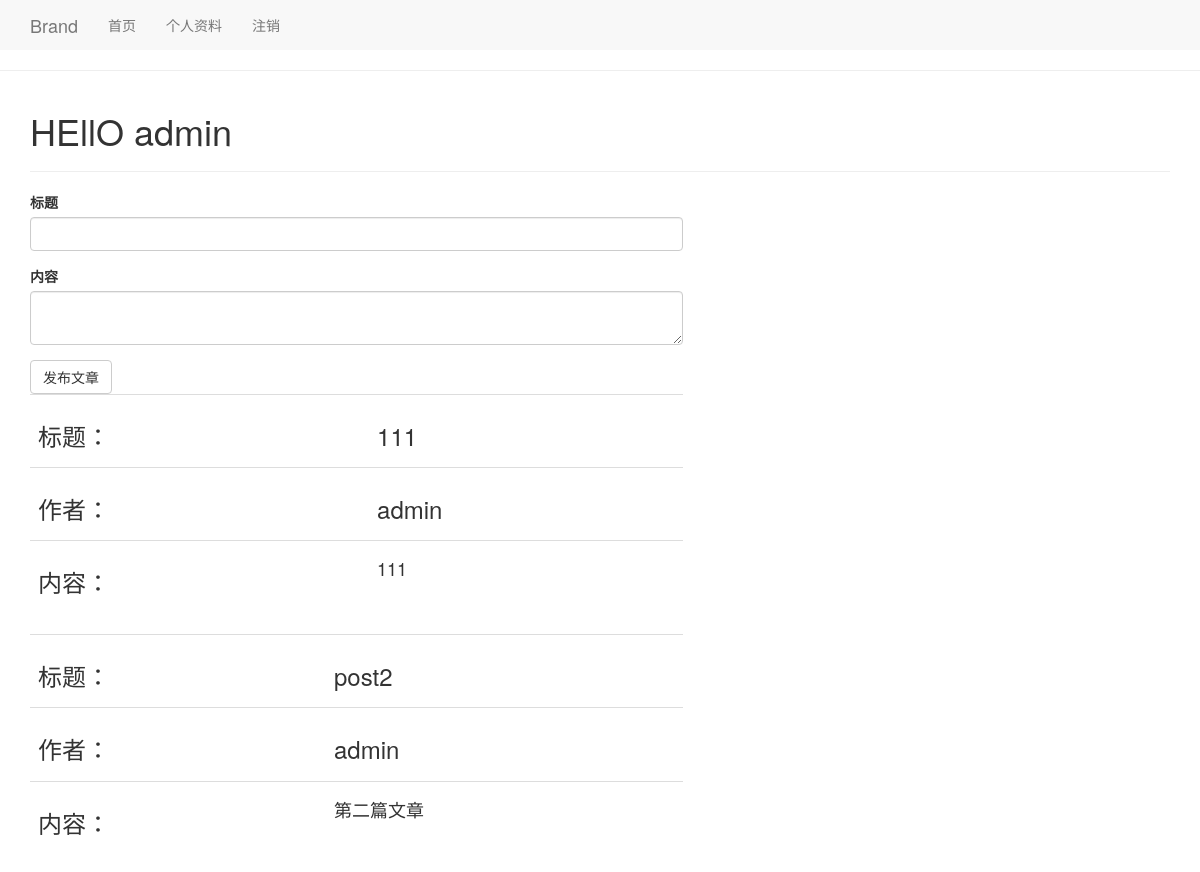
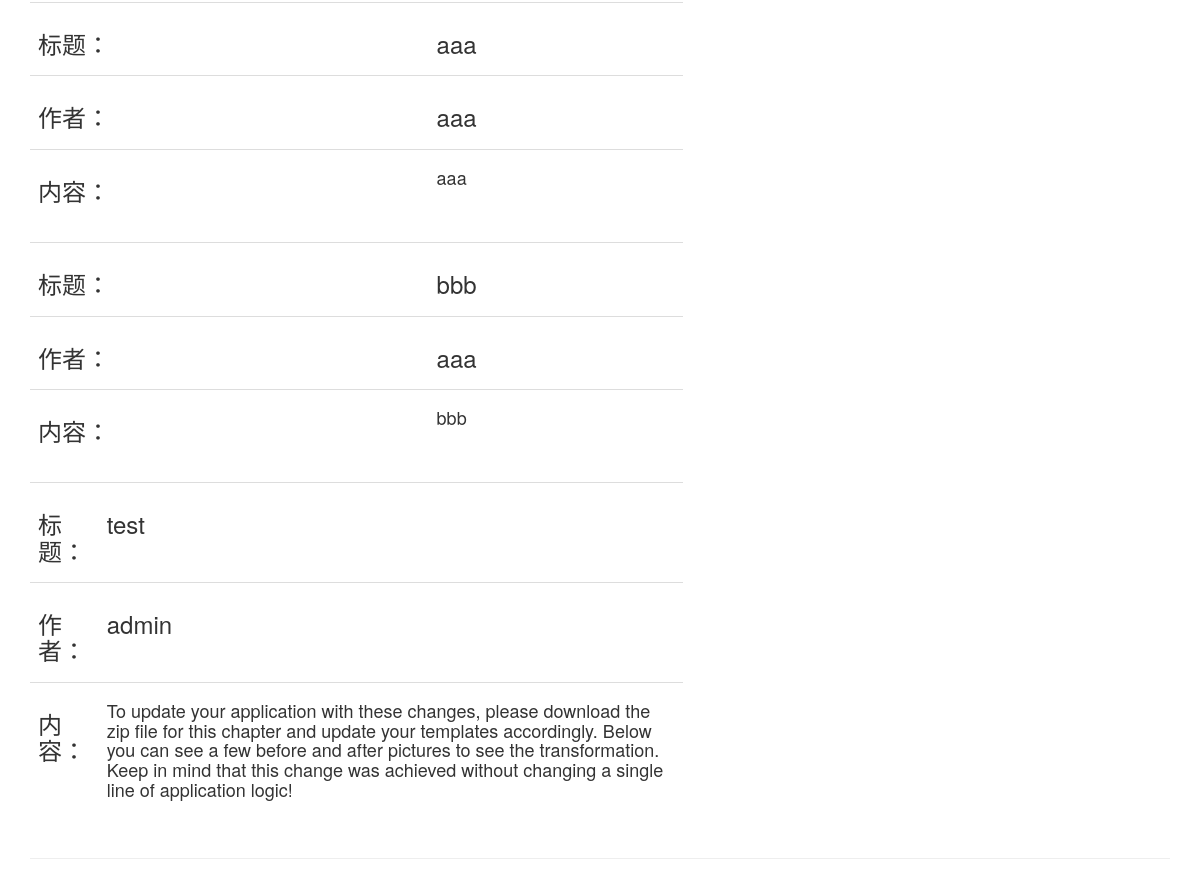
The app's page /index (signed in) with its own data (2 pictures, top to bottom).
### app/models.py (models this page shows, shortened)
class User(UserMixin,db.Model):
    id = db.Column(db.Integer,primary_key=True)
    username = db.Column(db.String(64),index=True,unique=True)
    email = db.Column(db.String(128),unique=True)
    password =db.Column(db.String(128))
    about_me = db.Column(db.String(256))
    posts = db.relationship('Post',backref = 'author',lazy = 'dynamic')

class Post(db.Model):
    id = db.Column(db.Integer,primary_key=True)
    content = db.Column(db.String(256))
    title = db.Column(db.String(64),index=True,unique=True)
    timestamp =db.Column(db.DateTime,default=datetime.utcnow)
    user_id = db.Column(db.Integer,db.ForeignKey('user.id'))

### app/routes.py (the view)
@app.route('/',methods=['GET','POST'])
@app.route('/index',methods=['GET','POST'])
@login_required
def index():
    form = PostForm()
    posts = Post.query.all()
    if form.validate_on_submit():
        post = Post(title = form.title.data,content = form.content.data,author =current_user)
        db.session.add(post)
        db.session.commit()
        flash('文章一发不!')
        return redirect(url_for('index'))
    return render_template('index.html',form = form,posts = posts,username = '左旭')

### app/forms.py
class PostForm(FlaskForm):
    title = StringField('标题',validators=[DataRequired()])
    content = TextAreaField('内容',validators=[Length(max=400,min=2)])
    submit  = SubmitField('发布文章')

### app/models.py (called while the page is built)
@login.user_loader
def user_loader(id):
    return User.query.get(int(id))

### app/routes.py (called while the page is built)
@app.before_request
def before_request():
    if current_user.is_authenticated:
        current_user.last_seen = datetime.now()
        db.session.commit()

### app/templates/index.html
{%  extends "base.html" %}
{% import "bootstrap/wtf.html" as wtf %}
{% block custom_content  %}
    <h1>HEllO {{ current_user.username }}</h1>
    <hr>
    <div class="row">
        <div class="col-md-7 ">
            {{ wtf.quick_form(form) }}
            {% for p in posts %}
                {% include '_postArtical.html' %}
            {% endfor %}
        </div>
    </div>
    <hr>
{% endblock %}

### app/templates/_postArtical.html
<table class="table table-hover">
    <tr>
        <td><h3>标题：</h3></td>
        <td><h3>{{ p.title }}</h3></td>
    </tr>
    <tr>
        <td><h3>作者：</h3></td>
        <td><h3>{{ p.author.username }}</h3></td>
    </tr>
    <tr>
        <td><h3>内容：</h3></td>
        <td><h4>{{ p.content }}</h4></td>
    </tr>
</table>

### records on screen
User: username "admin"
Post: title "111", author.username "admin", content "111"
Post: title "post2", author.username "admin", content "第二篇文章"
Post: title "aaa", author.username "aaa", content "aaa"
Post: title "bbb", author.username "aaa", content "bbb"
Post: title "test", author.username "admin", content "To update your application with these changes, please download the zip file for this chapter and update your templates accordingly. Below you can see a few before and after pictures to see the transformation. Keep in mind that this change was achieved without changing a single line of application logic!"
